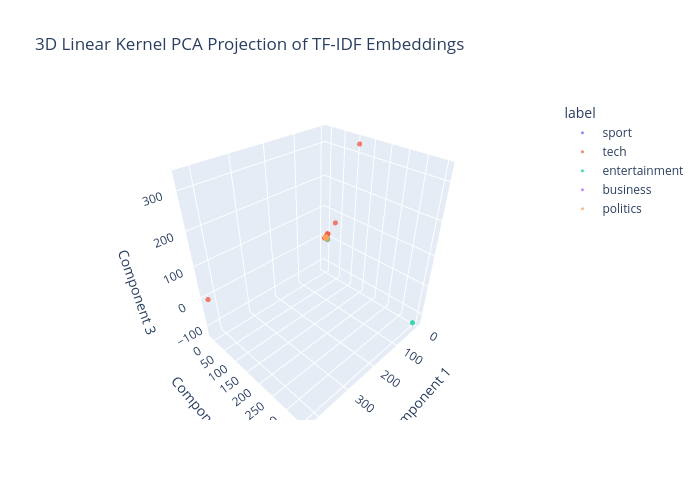

The cell this chart's notebook holds for it:
### Code cell
kernel_pca_linear_3d_tfidf = KernelPCA(n_components=3, kernel='linear').fit_transform(evaluator_tfidf.X_train)
plot_3d_interactive(kernel_pca_linear_3d_tfidf, np.array(evaluator_tfidf.y_train), title='3D Linear Kernel PCA Projection of TF-IDF Embeddings')

### Figure 1 — Plotly figure (JSON) as saved in the notebook; plotly's stock layout.template omitted (floating-point values rounded to 4 significant figures; data arrays with more than 128 entries replaced by an {"elided": "..."} marker saying what was removed)
{"data": [{"hovertemplate": "label=sport<br>x=%{x}<br>y=%{y}<br>z=%{z}<extra></extra>", "legendgroup": "sport", "marker": {"color": "#636efa", "opacity": 0.75, "size": 3, "symbol": "circle"}, "mode": "markers", "name": "sport", "scene": "scene", "showlegend": true, "type": "scatter3d", "x": {"elided": "409 float values"}, "y": {"elided": "409 float values"}, "z": {"elided": "409 float values"}}, {"hovertemplate": "label=tech<br>x=%{x}<br>y=%{y}<br>z=%{z}<extra></extra>", "legendgroup": "tech", "marker": {"color": "#EF553B", "opacity": 0.75, "size": 3, "symbol": "circle"}, "mode": "markers", "name": "tech", "scene": "scene", "showlegend": true, "type": "scatter3d", "x": {"elided": "321 float values"}, "y": {"elided": "321 float values"}, "z": {"elided": "321 float values"}}, {"hovertemplate": "label=entertainment<br>x=%{x}<br>y=%{y}<br>z=%{z}<extra></extra>", "legendgroup": "entertainment", "marker": {"color": "#00cc96", "opacity": 0.75, "size": 3, "symbol": "circle"}, "mode": "markers", "name": "entertainment", "scene": "scene", "showlegend": true, "type": "scatter3d", "x": {"elided": "314 float values"}, "y": {"elided": "314 float values"}, "z": {"elided": "314 float values"}}, {"hovertemplate": "label=business<br>x=%{x}<br>y=%{y}<br>z=%{z}<extra></extra>", "legendgroup": "business", "marker": {"color": "#ab63fa", "opacity": 0.75, "size": 3, "symbol": "circle"}, "mode": "markers", "name": "business", "scene": "scene", "showlegend": true, "type": "scatter3d", "x": {"elided": "395 float values"}, "y": {"elided": "395 float values"}, "z": {"elided": "395 float values"}}, {"hovertemplate": "label=politics<br>x=%{x}<br>y=%{y}<br>z=%{z}<extra></extra>", "legendgroup": "politics", "marker": {"color": "#FFA15A", "opacity": 0.75, "size": 3, "symbol": "circle"}, "mode": "markers", "name": "politics", "scene": "scene", "showlegend": true, "type": "scatter3d", "x": {"elided": "341 float values"}, "y": {"elided": "341 float values"}, "z": {"elided": "341 float values"}}], "layout": {"height": 500, "legend": {"title": {"text": "label"}, "tracegroupgap": 0}, "scene": {"domain": {"x": [0, 1], "y": [0, 1]}, "xaxis": {"title": {"text": "Component 1"}}, "yaxis": {"title": {"text": "Component 2"}}, "zaxis": {"title": {"text": "Component 3"}}}, "title": {"text": "3D Linear Kernel PCA Projection of TF-IDF Embeddings"}, "width": 700}}
